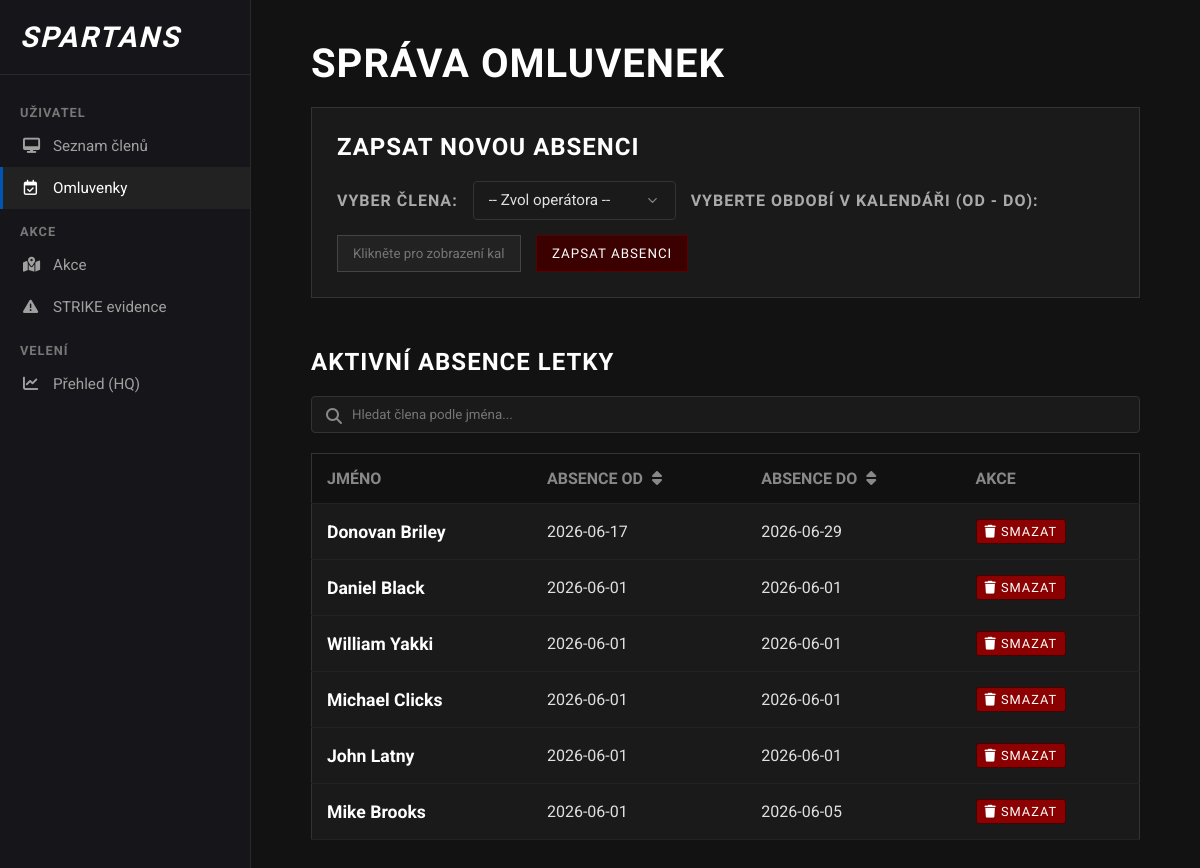
Before: /omluvenky with the older database file.
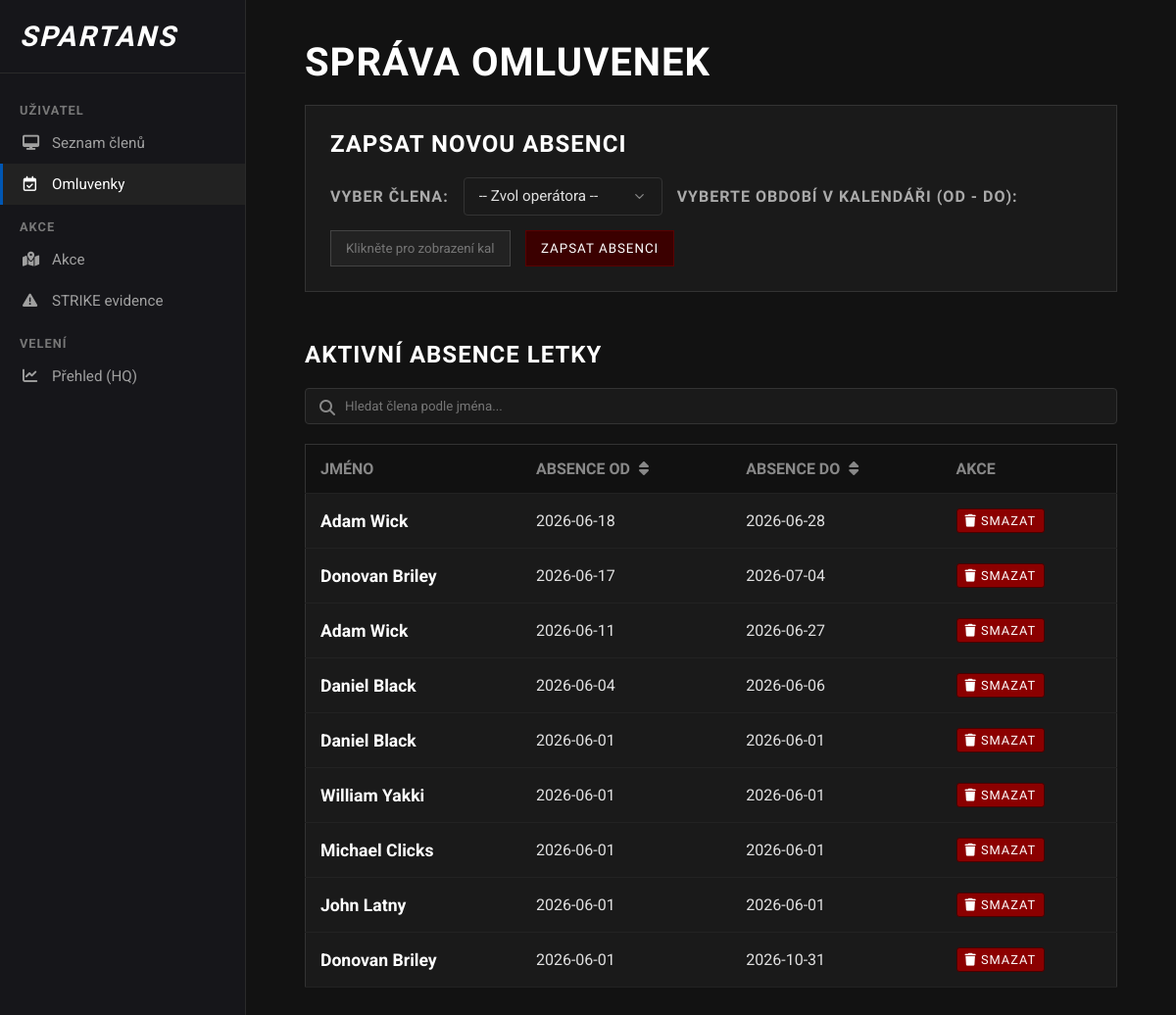
After: the same page with the newer database file.
### app.py (models this page shows)
class Omluvenka(db.Model):
    id = db.Column(db.Integer, primary_key=True)
    datum_od = db.Column(db.Date, nullable=False)
    datum_do = db.Column(db.Date, nullable=False)
    clen_id = db.Column(db.Integer, db.ForeignKey('clen.id'), nullable=False)
    clen = db.relationship('Clen', backref='vsechny_omluvenky')

class Clen(db.Model):
    id = db.Column(db.Integer, primary_key=True)
    jmeno = db.Column(db.String(50), nullable=False)
    hodnost_id = db.Column(db.Integer, db.ForeignKey('hodnost.id'), nullable=False)
    hodnost = db.relationship('Hodnost')

### app.py (the view, shortened to what this page needs)
@app.route('/omluvenky', methods=['GET', 'POST'])
def omluvenky_stranka():
    vsechni_clenove = Clen.query.all()
    vsechny_omluvenky = Omluvenka.query.order_by(Omluvenka.datum_od.desc()).all()
    return render_template('omluvenky.html', clenove=vsechni_clenove, omluvenky=vsechny_omluvenky)

### templates/omluvenky.html (shortened to what this page needs)
<!DOCTYPE html>
<html lang="cs">
<head>
    <link rel="stylesheet" href="https://cdnjs.cloudflare.com/ajax/libs/font-awesome/6.4.0/css/all.min.css">
    <link rel="stylesheet" href="https://cdn.jsdelivr.net/npm/flatpickr/dist/flatpickr.min.css">
    <link rel="stylesheet" type="text/css" href="https://npmcdn.com/flatpickr/dist/themes/dark.css"> <link rel="stylesheet" href="{{ url_for('static', filename='omluvenky.css') }}">
</head>
<body>
    <div class="sidebar">
      <div class="sidebar-brand">
        <i> SPARTANS</i>
      </div>
      <div class="sidebar-category">Uživatel</div>
      <div class="sidebar-nav">
        <a href="/" ><i class="fa-solid fa-desktop"></i> Seznam členů</a>
        <a href="/omluvenky" class="active"><i class="fa-regular fa-calendar-check"></i> Omluvenky</a>
      </div>
      <div class="sidebar-category">Akce</div>
      <div class="sidebar-nav">
        <a href="/akce"><i class="fa-solid fa-map-location-dot"></i> Akce </a>
        <a href="/strike"><i class="fa-solid fa-triangle-exclamation"></i> STRIKE evidence</a>
      </div>
      <div class="sidebar-category">Velení</div>
      <div class="sidebar-nav">
          <a href="/dashboard"><i class="fa-solid fa-chart-line"></i> Přehled (HQ)</a>
      </div>
    </div>
    <div class="main-content">
        <div class="container" style="display: block;">
            <h1>Správa Omluvenek</h1>
            <div class="form-box">
                <h2>Zapsat novou absenci</h2>
                <form action="/omluvenky" method="POST" class="form-group" onsubmit="return zkontrolovatRozmezi();">
                    <label for="clen_id">Vyber člena:</label>
                    <select id="clen_id" name="clen_id" required>
                        <option value="" disabled selected>-- Zvol operátora --</option>
                    </select>
                    <label for="datum_range">Vyberte období v kalendáři (Od - Do):</label>
                    <input type="text" id="datum_range" placeholder="Klikněte pro zobrazení kalendáře..." required autocomplete="off" style="cursor: pointer;">
                    <button type="submit">Zapsat absenci</button>
                </form>
            </div>
            <h2>Aktivní absence letky</h2>
            <div style="margin-bottom: 20px; position: relative;">
                <i class="fa-solid fa-magnifying-glass" style="position: absolute; left: 15px; top: 12px; color: #888;"></i>
                <input type="text" id="search-omluvenky" onkeyup="hledatOmluvenku()" placeholder="Hledat člena podle jména..." style="width: 100%; padding: 10px 10px 10px 40px; background-color: #1a1a1a; border: 1px solid #333; color: #fff; font-family: 'Roboto', sans-serif; box-sizing: border-box; border-radius: 4px;">
            </div>
            <table id="tabulka-omluvenek">
                <tr>
                    <th>Jméno</th>
                    <th onclick="seraditOmluvenky(1)" style="cursor: pointer;" title="Klikni pro seřazení">
                        Absence OD <i class="fa-solid fa-sort" style="margin-left: 5px; color: #888;"></i>
                    </th>
                    <th onclick="seraditOmluvenky(2)" style="cursor: pointer;" title="Klikni pro seřazení">
                        Absence DO <i class="fa-solid fa-sort" style="margin-left: 5px; color: #888;"></i>
                    </th>
                    <th>Akce</th>
                </tr>
                {% for omluvenka in omluvenky %}
                <tr>
                    <td class="cell-name">{{ omluvenka.clen.jmeno }}</td>
                    <td>{{ omluvenka.datum_od }}</td>
                    <td>{{ omluvenka.datum_do }}</td>
                    <td>
                        <form action="/smazat_omluvenku/{{ omluvenka.id }}" method="POST" onsubmit="return confirm('Opravdu chceš smazat tuto absenci?');" style="margin: 0;">
                            <button type="submit" style="background-color: #8b0000; border: 1px solid #4a0000; color: white; padding: 4px 8px; border-radius: 3px; cursor: pointer; font-size: 0.8rem;">
                                <i class="fa-solid fa-trash"></i> Smazat
                            </button>
                        </form>
                    </td>
                </tr>
                {% else %}
                <tr>
                    <td colspan="4" style="color: #555; font-style: italic;">Aktuálně nejsou hlášeny žádné absence.</td>
                </tr>
                {% endfor %}
            </table>
        </div>
    </div>
</body>
</html>

### static/omluvenky.css (style rules this page uses)
body { background-color: #121212; color: #e0e0e0; font-family: 'Roboto', sans-serif; margin: 0; padding: 0; display: flex; min-height: 100vh; }
.sidebar { width: 250px; background-color: #16161a; border-right: 1px solid #2a2a2a; display: flex; flex-direction: column; padding-top: 20px; flex-shrink: 0; }
.sidebar-brand { color: #fff; font-family: 'Oswald', sans-serif; font-size: 1.8rem; font-weight: bold; letter-spacing: 2px; padding: 0 20px 20px 20px; border-bottom: 1px solid #2a2a2a; margin-bottom: 15px; display: flex; align-items: center; gap: 10px; }
.sidebar-category { color: #777; font-size: 0.8rem; text-transform: uppercase; font-weight: bold; margin: 15px 20px 5px 20px; letter-spacing: 1px; }
.sidebar-nav { display: flex; flex-direction: column; }
.sidebar-nav a { color: #a0a0a0; text-decoration: none; padding: 12px 20px; display: flex; align-items: center; gap: 15px; font-size: 0.95rem; transition: all 0.2s; border-left: 3px solid transparent; }
.sidebar-nav a.active { background-color: #222; color: #fff; border-left-color: #0056b3; }
.sidebar-nav a i { width: 15px; text-align: center; }
.main-content { flex: 1; padding: 40px; background-color: #121212; box-sizing: border-box; }
.container { max-width: 1200px; margin: 0 auto; padding: 0 20px; }
h1, h2 { font-family: 'Oswald', sans-serif; text-transform: uppercase; color: #ffffff; letter-spacing: 1px; }
h1 { font-size: 2.5rem; margin-top: 0; margin-bottom: 20px; }
h2 { font-size: 1.5rem; margin-top: 0; margin-bottom: 20px; }
.form-box { background-color: #1a1a1a; padding: 25px; border: 1px solid #333; margin-bottom: 50px; }
.form-group { display: flex; gap: 15px; align-items: center; flex-wrap: wrap; }
label { font-weight: bold; color: #aaa; font-family: 'Oswald', sans-serif; text-transform: uppercase; letter-spacing: 1px; }
input, select, button { background-color: #222; color: #fff; border: 1px solid #444; padding: 10px 15px; font-family: 'Roboto', sans-serif; }
button { background-color: #3b0000; border: 1px solid #5a0000; cursor: pointer; font-family: 'Oswald', sans-serif; text-transform: uppercase; letter-spacing: 1px; transition: background 0.2s; }
table { width: 100%; border-collapse: collapse; background-color: #1a1a1a; border: 1px solid #333; margin-top: 10px; }
th, td { padding: 15px; text-align: left; border-bottom: 1px solid #222; }
th { background-color: #111; font-family: 'Oswald', sans-serif; color: #888; text-transform: uppercase; }
.cell-name { font-weight: bold; color: #fff; font-size: 1.1rem; }
select { appearance: none; -webkit-appearance: none; -moz-appearance: none; background-color: #1a1a1a; color: #e0e0e0; border: 1px solid #333; border-radius: 4px; padding: 10px 40px 10px 15px; font-family: 'Roboto', sans-serif; font-size: 0.95rem; cursor: pointer; box-sizing: border-box; transition: all 0.3s ease; background-repeat: no-repeat; background-position: right 15px center; background-size: 15px; }
select option { background-color: #1a1a1a; color: #e0e0e0; padding: 10px; }

Changed rows visible on the page:
removed Omluvenka: clen.jmeno "Donovan Briley", datum_od "2026-06-17", datum_do "2026-06-29"
removed Omluvenka: clen.jmeno "Mike Brooks", datum_od "2026-06-01", datum_do "2026-06-05"
added Omluvenka: clen.jmeno "Adam Wick", datum_od "2026-06-18", datum_do "2026-06-28"
added Omluvenka: clen.jmeno "Donovan Briley", datum_od "2026-06-17", datum_do "2026-07-04"
added Omluvenka: clen.jmeno "Adam Wick", datum_od "2026-06-11", datum_do "2026-06-27"
added Omluvenka: clen.jmeno "Daniel Black", datum_od "2026-06-04", datum_do "2026-06-06"
added Omluvenka: clen.jmeno "Donovan Briley", datum_od "2026-06-01", datum_do "2026-10-31"
